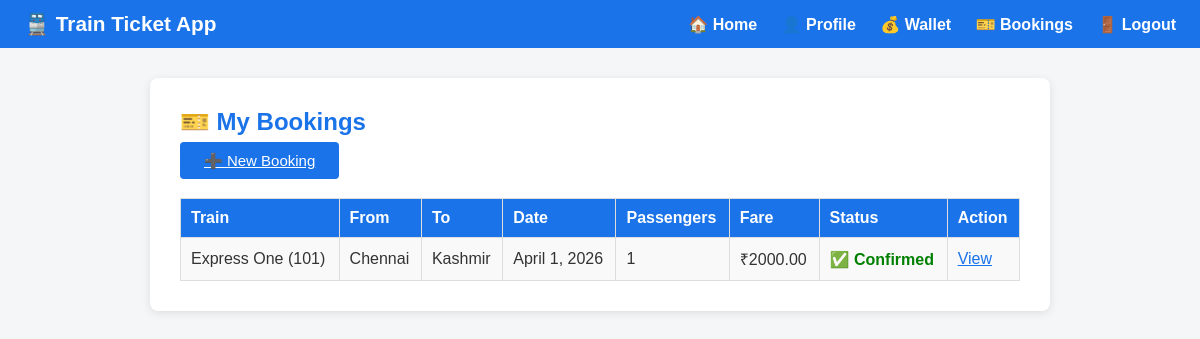
The page /bookings/ (signed in) on the database its author committed.
### bookings/models.py (models this page shows, shortened)
class Booking(models.Model):
    STATUS_CHOICES = [
        ('confirmed', 'Confirmed'),
        ('cancelled', 'Cancelled'),
        ('pending', 'Pending'),
    ]
    user = models.ForeignKey(User, on_delete=models.CASCADE)
    train = models.ForeignKey(Train, on_delete=models.SET_NULL, null=True, blank=True)
    train_name = models.CharField(max_length=100)
    train_number = models.CharField(max_length=20)
    source = models.CharField(max_length=100)
    destination = models.CharField(max_length=100)
    journey_date = models.DateField()
    journey_time = models.TimeField()
    passengers = models.PositiveIntegerField(default=1)
    total_fare = models.DecimalField(max_digits=8, decimal_places=2)
    travel_class = models.CharField(max_length=5, default='SL')
    payment_method = models.CharField(max_length=20, default='wallet')
    status = models.CharField(max_length=10, choices=STATUS_CHOICES, default='confirmed')
    booked_at = models.DateTimeField(auto_now_add=True)

### bookings/views.py (the view)
# urls.py: path('', views.bookings_view, name='bookings'),
@login_required(login_url='login')
def bookings_view(request):
    bookings = Booking.objects.filter(
        user=request.user
    ).order_by('-booked_at')
    return render(request, 'bookings/bookings.html', {'bookings': bookings})

### bookings/templates/bookings/bookings.html (shortened to what this page needs)
{% extends 'base.html' %}
{% block content %}
  <h2>🎫 My Bookings</h2>
  <a href="{% url 'search_trains' %}" class="btn">➕ New Booking</a>
  <br><br>
  {% if bookings %}
  <table>
    <tr><th>Train</th><th>From</th><th>To</th><th>Date</th><th>Passengers</th><th>Fare</th><th>Status</th><th>Action</th></tr>
    {% for b in bookings %}
    <tr>
      <td>{{ b.train_name }} ({{ b.train_number }})</td>
      <td>{{ b.source }}</td>
      <td>{{ b.destination }}</td>
      <td>{{ b.journey_date }}</td>
      <td>{{ b.passengers }}</td>
      <td>₹{{ b.total_fare }}</td>
      <td>
        {% if b.status == 'confirmed' %}<span class="badge-confirmed">✅ Confirmed</span>
        {% elif b.status == 'cancelled' %}<span class="badge-cancelled">❌ Cancelled</span>
        {% else %}<span class="badge-pending">⏳ Pending</span>{% endif %}
      </td>
      <td><a href="{% url 'booking_detail' b.id %}">View</a></td>
    </tr>
    {% endfor %}
  </table>
  {% else %}
    <p>No bookings found yet.</p>
  {% endif %}
{% endblock %}

### templates/base.html (style rules this page uses)
* { box-sizing: border-box; margin: 0; padding: 0; }
body { font-family: Arial, sans-serif; background: #f4f6f8; color: #333; }
h2 { margin-bottom: 16px; color: #1a73e8; }
button[type=submit], .btn { background: #1a73e8; color: white; padding: 10px 24px; border: none; border-radius: 4px; cursor: pointer; font-size: 15px; margin-top: 10px; }
table { width: 100%; border-collapse: collapse; margin-top: 10px; }
th, td { padding: 10px; border: 1px solid #ddd; text-align: left; }
th { background: #1a73e8; color: white; }
tr:nth-child(even) { background: #f9f9f9; }
a { color: #1a73e8; }
.badge-confirmed { color: green; font-weight: bold; }

### rows shown on the page
Booking: train_name "Express One", train_number "101", source "Chennai", destination "Kashmir", journey_date "April 1, 2026", passengers "1", total_fare "2000.00", status "✅ Confirmed"
